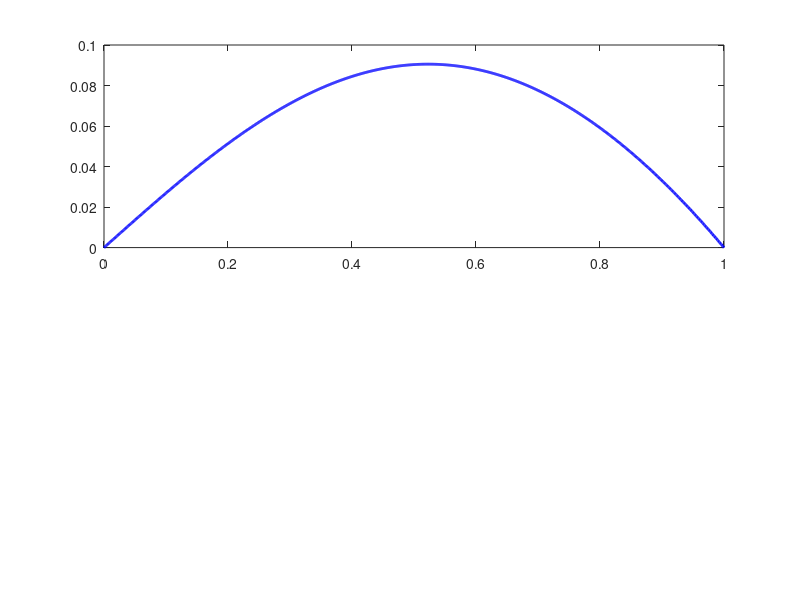

This figure's MATLAB source: (Note: this script raises an error after producing the figure.)
% demo of the finite element method for the problem 
%   -d/dx((1+x^2) du/dx)  = 2x, 0 < x < 1, u(0) = u(1) = 0.
% which has exact solution u(x) = (4/pi)*atan(x) - x.

Nvec = [4 8 16 32 64 128 256 512];   % vector of N values we shall use
maxerr = zeros(size(Nvec));          % vector to hold the max errors for each N

% each pass of the following loop handles a new N value...
for j=1:length(Nvec)               
   N = Nvec(j);
   h = 1/(N+1);
   x = [1:N]*h;

% construct the stiffness matrix (integrals done by hand)
   maindiag = 2/h + 2*h/3 + 2*h*([1:N].^2);
   offdiag  = -1/h - h*(([1:N-1].^2) + [1:N-1] + 1/3);
   K = diag(maindiag) + diag(offdiag,1) + diag(offdiag,-1);

% construct the load vector (integrals done by hand)
   f = 2*h^2*[1:N]';

% solve for expansion coefficients of Galerkin approximation
   c = K\f;

% plot the true solution
   xx = linspace(0,1,1000)';     % finely spaced points between 0 and 1.
   u = (4/pi)*atan(xx)-xx;      % true solution

   figure(1), clf
   subplot(2,1,1)
   plot(xx, u, 'b-','linewidth',2)
   hold on

% plot the approximation solution
   uN = zeros(size(xx));
   for k=1:N
      uN = uN + c(k)*hat(xx,k,N);
   end 
   plot(xx, uN, 'r-','linewidth',2)
   set(gca,'fontsize',16)
   xlabel('x')
   legend('true solution', 'u_N(x)','location','south')
   title(sprintf('N = %d', N))
  
% plot the error in the solution for this N 
   subplot(2,1,2)
   plot(xx, u-uN, 'r-','linewidth',2)
   set(gca,'fontsize',16)
   xlabel('x')
   ylabel(' u(x) - u_N(x)')

% approximate the maximum error for this value of N
   maxerr(j) = max(abs(u - uN));
   
   input('hit return to continue')
end

% plot the maximum error
  figure(2), clf
  loglog(Nvec, maxerr, 'r.-', 'linewidth',2, 'markersize',20)
  hold on
  loglog(Nvec, Nvec.^(-2), 'b--', 'linewidth',2)
  legend('computed error', 'O(h^2) error') 
  set(gca,'fontsize',16);
  xlabel('N')
  ylabel('Maximum error in u_N')

  print -depsc2 femb.eps 
